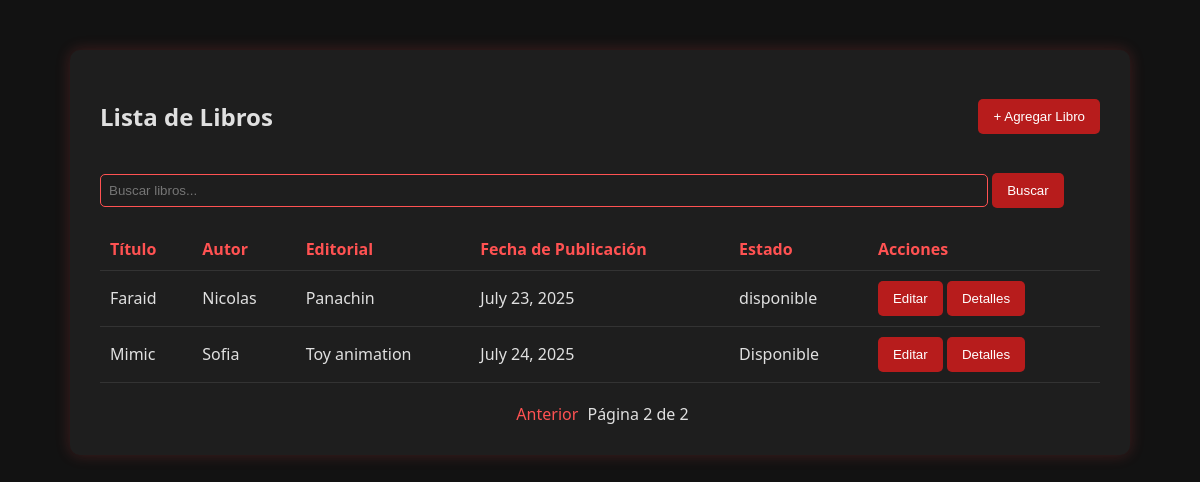
/biblioteca/libros/?page=2, run on the app's committed database.
### biblioteca/models.py (models this page shows, shortened)
class Libro(models.Model):
    Autor = models.CharField(max_length=100)
    titulo = models.CharField(max_length=100)
    editorial = models.CharField(max_length=100)
    fecha_publicacion = models.DateField()
    estado = models.CharField(max_length=20, choices=[('disponible', 'Disponible'), ('prestado', 'Prestado')], default='disponible')

### biblioteca/views.py (the view)
# urls.py: path('libros/', views.lista_libros, name='lista_libros'),
def lista_libros(request):
    query = request.GET.get('q', '')
    if query:
        libros = Libro.objects.filter(
            Q(titulo__icontains=query) |
            Q(Autor__icontains=query) |
            Q(editorial__icontains=query) |
            Q(fecha_publicacion__icontains=query) |
            Q(estado__icontains=query)
        ).order_by('Autor', 'titulo', 'editorial', 'fecha_publicacion', 'estado')
    else:
        libros = Libro.objects.all().order_by('Autor', 'titulo', 'editorial', 'fecha_publicacion', 'estado')
    paginator = Paginator(libros, 5)  #
    page_number = request.GET.get('page')
    libros = paginator.get_page(page_number)
    return render(request, 'lista_libros.html', {'libros': libros, 'query': query})

### biblioteca/templates/lista_libros.html (shortened to what this page needs)
{% load static %}
<!DOCTYPE html>
<html lang="es">
<head>
  <link rel="stylesheet" href="{% static 'css/estilos.css' %}">
</head>
<body>
<div class="crud-container">
  <div class="top-bar">
    <h2>Lista de Libros</h2>
    <a href="{% url 'agregar_libro' %}">
      <button>+ Agregar Libro</button>
    </a>
  </div>
  <form method="get" style="margin-top: 20px;">
    <input  class="input_busqueda" type="text" name="q" placeholder="Buscar libros..." value="{{ query }}">
    <button type="submit">Buscar</button>
  </form>
  <table>
    <thead>
      <tr>
        <th>Título</th>
        <th>Autor</th>
        <th>Editorial</th>
        <th>Fecha de Publicación</th>
        <th>Estado</th>
        <th>Acciones</th>
      </tr>
    </thead>
    <tbody>
      {% for libro in libros %}
        <tr>
          <td>{{ libro.titulo }}</td>
          <td>{{ libro.Autor }}</td>
          <td>{{ libro.editorial }}</td>
          <td>{{ libro.fecha_publicacion }}</td>
          <td>{{ libro.estado }}</td>
          <td>
            <a href="{% url 'editar_libro' libro.pk %}">
              <button>Editar</button>
            </a>
            <a href="{% url 'detalle_libro' libro.pk %}">
             <button>Detalles</button>
            </a>
          </td>
        </tr>
      {% empty %}
        <tr>
          <td colspan="6">No se encontraron libros</td>
        </tr>
      {% endfor %}
    </tbody>
  </table>
  <div class="pagination">
    {% if libros.has_previous %}
      <a href="?page={{ libros.previous_page_number }}{% if query %}&q={{ query }}{% endif %}">Anterior</a>
    {% endif %}
    Página {{ libros.number }} de {{ libros.paginator.num_pages }}
  </div>
</div>
</body>
</html>

### biblioteca/static/css/estilos.css (style rules this page uses)
body { background-color: #121212; color: #e0e0e0; font-family: 'Segoe UI', sans-serif; }
a { color: #ff5252; text-decoration: none; }
button, .btn { background-color: #b71c1c; border: none; color: white; padding: 10px 15px; border-radius: 5px; transition: background 0.3s ease; }
input, select, textarea { background-color: #1e1e1e; color: white; border: 1px solid #ff5252; padding: 8px; border-radius: 5px; width: 100%; }
.input_busqueda { background-color: #1e1e1e; color: white; border: 1px solid #ff5252; padding: 8px; border-radius: 5px; width: 87%; }
h2 { text-align: center; margin-bottom: 20px; }
.crud-container { max-width: 1000px; margin: 50px auto; padding: 30px; background-color: #1e1e1e; border-radius: 10px; box-shadow: 0 0 15px rgba(255, 82, 82, 0.2); }
table { width: 100%; border-collapse: collapse; margin-top: 20px; }
th, td { padding: 10px; text-align: left; border-bottom: 1px solid #333; }
th { color: #ff5252; }
.top-bar { display: flex; justify-content: space-between; align-items: center; }
.pagination { margin-top: 20px; text-align: center; }
.pagination a { margin: 0 5px; }

### data on the page
Libro: titulo "Faraid", Autor "Nicolas", editorial "Panachin", fecha_publicacion "July 23, 2025", estado "disponible"
Libro: titulo "Mimic", Autor "Sofia", editorial "Toy animation", fecha_publicacion "July 24, 2025", estado "Disponible"

### other printed values
{{ libros.number }} "2"
{{ libros.paginator.num_pages }} "2"
